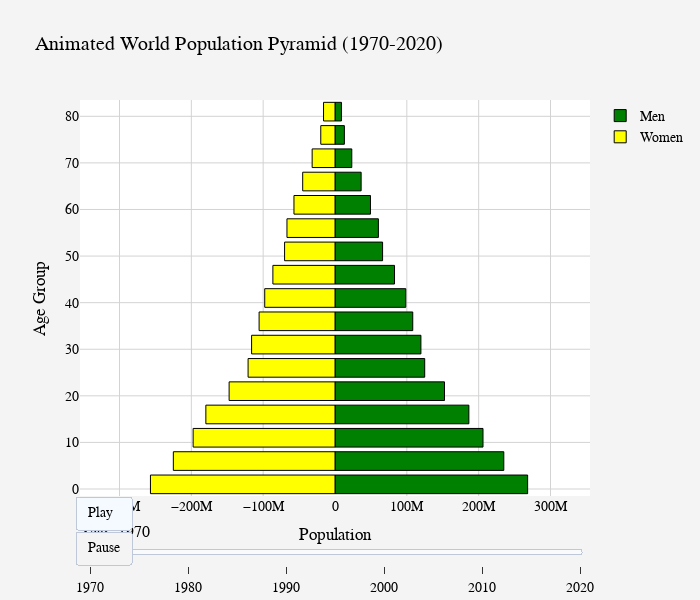

Notebook code for this chart:
### Code cell
# Animated Population Pyramid of the World

# Define available years
years = [1970, 1980, 1990, 2000, 2010, 2020]
ages = [f"{i}-{i+4}" for i in range(0, 85, 5)] + ["85+"]  # Includes 85+ group

# Create bar graphs for a given year
def get_traces(year):
    male_values = world.loc[str(year)].filter(regex="Male").values
    female_values = world.loc[str(year)].filter(regex="Female").values

    return [
        go.Bar(
            x=male_values,
            y=[int(s.split('-')[0]) + 1 if '-' in s else int(s[:-1]) for s in ages],
            orientation='h',
            name='Men',
            marker=dict(color='green', line=dict(color='black', width=1)),
            hoverinfo='skip'
        ),
        go.Bar(
            x=-female_values,  # Keep negative values for left alignment
            y=[int(s.split('-')[0]) + 1 if '-' in s else int(s[:-1]) for s in ages],
            orientation='h',
            name='Women',
            marker=dict(color='yellow', line=dict(color='black', width=1)),
            hoverinfo='skip'
        )
    ]

# Set index
max_population = max(world.loc[world.index.astype(str).isin(map(str, years))].filter(regex="Male|Female").max().values)

# Create figure with initial data (1970)
fig2 = go.Figure(data=get_traces(1970), frames=[
    go.Frame(data=get_traces(year), name=str(year)) for year in years
])

# Update layout with proper axis alignment
fig2.update_layout(
    title="Animated World Population Pyramid (1970-2020)",
    width=700, height=600, paper_bgcolor='#f4f4f4', plot_bgcolor='#ffffff',
    font=dict(family="Arial, sans-serif", size=14, color="black"),
    xaxis=dict(title="Population", gridcolor='lightgray', range=[-max_population, max_population]),
    yaxis=dict(title="Age Group", gridcolor='lightgray'),
    barmode='overlay',
    showlegend=True,
    updatemenus=[{
        "buttons": [
            {"args": [None, {"frame": {"duration": 1000, "redraw": True}, "fromcurrent": True}],
             "label": "Play", "method": "animate"},
            {"args": [[None], {"frame": {"duration": 0, "redraw": True}, "mode": "immediate"}],
             "label": "Pause", "method": "animate"}
        ],
        "type": "buttons", "x": 0.1, "y": 0
    }],
    sliders=[{
        "steps": [{"args": [[str(year)], {"frame": {"duration": 0, "redraw": True}, "mode": "immediate"}],
                   "label": str(year), "method": "animate"} for year in years],
        "currentvalue": {"prefix": "Year: ", "font": {"size": 16}}
    }]
)

fig2.show()

### Figure 1 — Plotly figure (JSON) as saved in the notebook; plotly's stock layout.template omitted (floating-point values rounded to 4 significant figures)
{"data": [{"hoverinfo": "skip", "marker": {"color": "green", "line": {"color": "black", "width": 1}}, "name": "Men", "orientation": "h", "type": "bar", "x": [268170523, 235015889, 206041424, 186355585, 152429287, 124895333, 119618199, 108244614, 98559412, 82864207, 66253436, 60402532, 49398168, 36396119, 23374568, 13045234, 8979539], "y": [1, 6, 11, 16, 21, 26, 31, 36, 41, 46, 51, 56, 61, 66, 71, 76, 81, 85]}, {"hoverinfo": "skip", "marker": {"color": "yellow", "line": {"color": "black", "width": 1}}, "name": "Women", "orientation": "h", "type": "bar", "x": [-256927025, -225057027, -197507610, -179796861, -147420912, -121008410, -116111782, -105670376, -97832255, -86471694, -70188304, -66883271, -57131229, -44978528, -31810229, -19799405, -15949054], "y": [1, 6, 11, 16, 21, 26, 31, 36, 41, 46, 51, 56, 61, 66, 71, 76, 81, 85]}], "layout": {"barmode": "overlay", "font": {"color": "black", "family": "Arial, sans-serif", "size": 14}, "height": 600, "paper_bgcolor": "#f4f4f4", "plot_bgcolor": "#ffffff", "showlegend": true, "sliders": [{"currentvalue": {"font": {"size": 16}, "prefix": "Year: "}, "steps": [{"args": [["1970"], {"frame": {"duration": 0, "redraw": true}, "mode": "immediate"}], "label": "1970", "method": "animate"}, {"args": [["1980"], {"frame": {"duration": 0, "redraw": true}, "mode": "immediate"}], "label": "1980", "method": "animate"}, {"args": [["1990"], {"frame": {"duration": 0, "redraw": true}, "mode": "immediate"}], "label": "1990", "method": "animate"}, {"args": [["2000"], {"frame": {"duration": 0, "redraw": true}, "mode": "immediate"}], "label": "2000", "method": "animate"}, {"args": [["2010"], {"frame": {"duration": 0, "redraw": true}, "mode": "immediate"}], "label": "2010", "method": "animate"}, {"args": [["2020"], {"frame": {"duration": 0, "redraw": true}, "mode": "immediate"}], "label": "2020", "method": "animate"}]}], "title": {"text": "Animated World Population Pyramid (1970-2020)"}, "updatemenus": [{"buttons": [{"args": [null, {"frame": {"duration": 1000, "redraw": true}, "fromcurrent": true}], "label": "Play", "method": "animate"}, {"args": [[null], {"frame": {"duration": 0, "redraw": true}, "mode": "immediate"}], "label": "Pause", "method": "animate"}], "type": "buttons", "x": 0.1, "y": 0}], "width": 700, "xaxis": {"gridcolor": "lightgray", "range": [-355003268, 355003268], "title": {"text": "Population"}}, "yaxis": {"gridcolor": "lightgray", "title": {"text": "Age Group"}}}}
